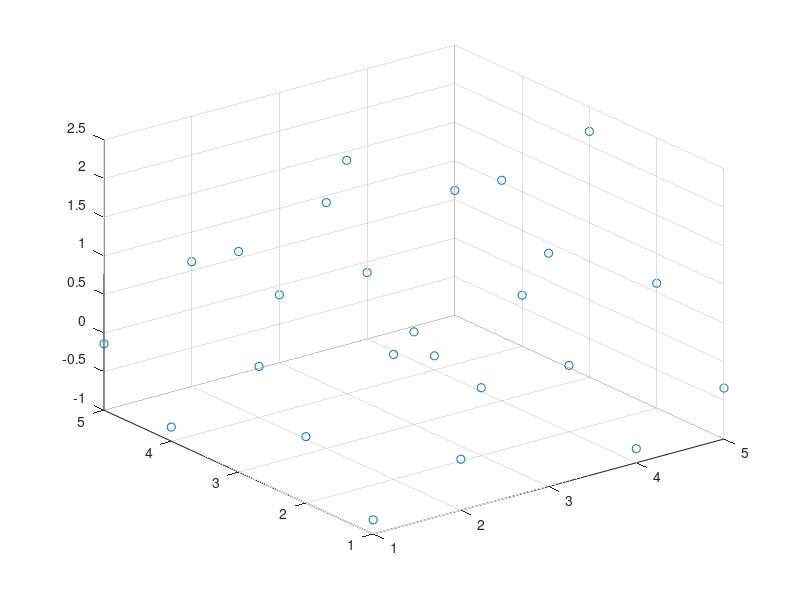

MATLAB code for this plot: (Note: this script raises an error after producing the figure.)
l=0;                                                        
n=5;                                                        %grid size
p=10;                                                       %No of time steps
dt=pi/50;                                                   %Time increment
t(1)=0;                                                     %Initial time
theta=0.3;                                                  %Constant for ARMA process 
phi=0.5;                                                    %Constant for ARMA process
L(1)=dt;                                                    %Initial lag
q=1;                                                        %Particle charge
m=1;                                                        %Particle mass
particle(1,1)=3;                                                %initial particle x-position
particle(1,2)=3;                                                %initial particle y-position
vx=0;
vy=0;
ax=0;
ay=0;

for a=1:1:n
    for b=1:1:n
           l=l+1;
           A(a,b)=rand;                                     %brownian seed function
           position(l,1)=a;                                 %Storing the x position of the grid 
           position(l,2)=b;                                 %Storing the y position of the grid
    end
end

         a=randn
         b=randn
autocorrelation(1)=((1-theta*phi)*(phi-theta))/(1+(theta^2)-2*theta*phi);

% B(1,1)=0
% B(1,2)=A(3,3)

for i=2:1:p
    t(i)=t(i-1)+dt;
    L(i)=i*dt;                                          %Lag
 
    l=0;                                                    %Reset the array position to 0
   for j=1:1:n
       for k=1:1:n
         l=l+1;                                             %Move to next row in the array
         fprintf('%f',t);
         potential=a-theta*b+phi*A(j,k);            %Calculates the potential
         A(j,k)=potential;
         b=a
         a=randn
       end 
   end
   
%    B(i,1)=t(i)
%    B(i,2)=A(3,3)
   
   autocorrelation(i)=phi*autocorrelation(i-1);     %Calculates the autocorrelation
   

   
for l=1:1:n
    A(l,n)=A(l,2);
    A(l,1)=A(l,n-1);
    A(1,l)=A(n-1,l);
    A(n,l)=A(2,l);
    A(n,n)=A(2,2);
    A(1,1)=A(n-1,n-1);
    A(n,1)=A(2,n-1);
    A(1,n)=A(n-1,2);
end
    for l=1:1:n*n
         position(l,3)=A(position(l,1),position(l,2));

   end
         



        scatter3(position(:,1),position(:,2),position(:,3));
        sf=fit([position(:,1), position(:,2)], position(:,3), 'thinplateinterp')    %fits surface to potential
        plot(sf,[position(:,1), position(:,2)], position(:,3));
%        
% if (particlex<=n-1 && particlex>=2)                                           %For particle within the grid
%     if(particley<=n-1 && particley>=2)
%         particlex=particlex;
%         particley=particley;
%         
%     elseif(particley>n-1)
%         particley=particley-(n-2);
%         particlex=particlex;
%      
%     else
%         particley=particley+(n-2);
%         particlex=particlex;
%     end
% 
% 
% elseif (particley<=n-1 && particley>=2) 
%      if(particlex<=n-1 && particlex>=2)
%         particlex=particlex;
%         particley=particley;
%         
%     elseif(particlex>n-1)
%         particlex=particlex-(n-2);
%         particley=particley;
%      
%     else(particlex<2)
%         particlex=particlex+(n-2);
%         particley=particley;
%      end
% elseif(particlex>(n-1))
%     if (particley>(n-1))
%         particlex=particlex-(n-2);
%         particley=particley-(n-2);
%     
%     elseif (particley<2)
%         particlex=particlex-(n-2);
%         particley=particley+(n-2);
%         
%     end
% elseif (particlex<2)
%     if (particley>(n-1))
%         particlex=particlex+(n-2);
%         particley=particley-(n-2);
%     
%     elseif (particley<2)
%         particlex=particlex+(n-2);
%         particley=particley+(n-2);
%         
%     end
% end
% particlex
% particley
% %     [gx, gy] = differentiate(sf, [particlex,particley])                   %Electric field calculated as derivative of potential at particle position
%      ex=2
%      ey=0
%      ekx=0.5*m*vx^2
%      eky=0.5*m*vy^2
%      dx=0.5*ax*(dt)^2
%      dy=0.5*ay*(dt)^2
%      
%      if(dx==0)
%         fx = q*(ex+                                                                      %Force at particle position in x direction
%      else
%         fx = q*ex+ekx/dx
%      end
%      if(dy==0)
%         fy = q*ey
%      else
%         fy = q*ey+eky/dy                                                %Force at particle position in y direction
%      end
%         
%      ax = fx/m;                                                              %Acceleration of particle in x direction
%      ay = fy/m;                                                              %Acceleration of particle in y direction 
%      vx=vx+ax*dt;                                                           %Velocity in x direction
%      vy=vy+ay*dt;                                                            %Velocity in y direction
%      particlex = particlex+0.5*ax*(dt)^2;                                    %Particle position along the x axis
%      particley = particley+0.5*ay*(dt)^2;                                     %Particle position along the y axis
%      particle(i,1)=particlex;
%      particle(i,2)=particley;
% 
end
% %     plot(B(:,1),B(:,2), '-')
% plot3(particle(:,1),particle(:,2),t, '-')
% xlabel('x','FontSize', 10)
% ylabel('y', 'FontSize', 10)
% zlabel('Time', 'FontSize', 10)
%    
% f=fit(L(:), autocorrelation(:), 'exp1');
% plot(L,autocorrelation, '-b')                             
% hold on
% plot(f)
% xlabel('Lag','FontSize', 10)
% ylabel('Autocorrelation','FontSize',10)
% grid on
% b=coeffvalues(f);
% CorrT=(-1)/b(2) 
